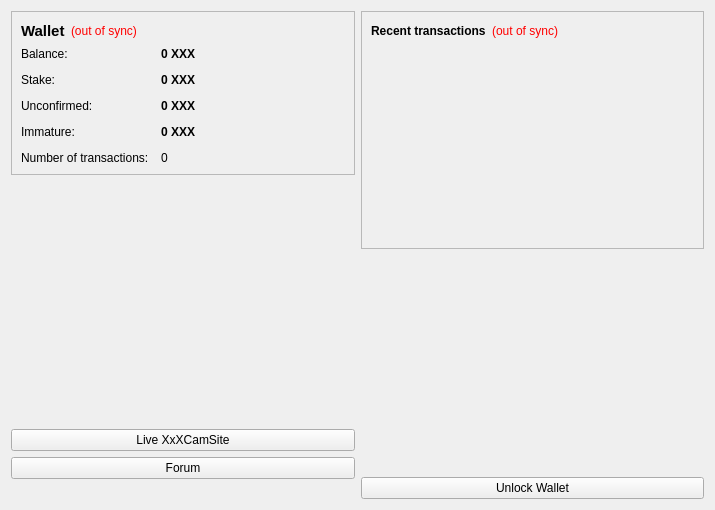
<?xml version="1.0" encoding="UTF-8"?>
<ui version="4.0">
 <class>OverviewPage</class>
 <widget class="QWidget" name="OverviewPage">
  <property name="geometry">
   <rect>
    <x>0</x>
    <y>0</y>
    <width>715</width>
    <height>510</height>
   </rect>
  </property>
  <property name="windowTitle">
   <string>Form</string>
  </property>
  <layout class="QHBoxLayout" name="horizontalLayout" stretch="1,1">
   <item>
    <layout class="QVBoxLayout" name="verticalLayout_2">
     <item>
      <widget class="QFrame" name="frame">
       <property name="frameShape">
        <enum>QFrame::StyledPanel</enum>
       </property>
       <property name="frameShadow">
        <enum>QFrame::Raised</enum>
       </property>
       <layout class="QVBoxLayout" name="verticalLayout_4">
        <item>
         <layout class="QHBoxLayout" name="horizontalLayout_4">
          <item>
           <widget class="QLabel" name="label_5">
            <property name="font">
             <font>
              <pointsize>11</pointsize>
              <weight>75</weight>
              <bold>true</bold>
             </font>
            </property>
            <property name="text">
             <string>Wallet</string>
            </property>
           </widget>
          </item>
          <item>
           <widget class="QLabel" name="labelWalletStatus">
            <property name="toolTip">
             <string>The displayed information may be out of date. Your wallet automatically synchronizes with the xxxcoin network after a connection is established, but this process has not completed yet.</string>
            </property>
            <property name="styleSheet">
             <string notr="true">QLabel { color: red; }</string>
            </property>
            <property name="text">
             <string notr="true">(out of sync)</string>
            </property>
            <property name="alignment">
             <set>Qt::AlignLeading|Qt::AlignLeft|Qt::AlignVCenter</set>
            </property>
           </widget>
          </item>
          <item>
           <spacer name="horizontalSpacer_2">
            <property name="orientation">
             <enum>Qt::Horizontal</enum>
            </property>
            <property name="sizeHint" stdset="0">
             <size>
              <width>40</width>
              <height>20</height>
             </size>
            </property>
           </spacer>
          </item>
         </layout>
        </item>
        <item>
         <layout class="QFormLayout" name="formLayout_2">
          <property name="fieldGrowthPolicy">
           <enum>QFormLayout::AllNonFixedFieldsGrow</enum>
          </property>
          <property name="horizontalSpacing">
           <number>12</number>
          </property>
          <property name="verticalSpacing">
           <number>12</number>
          </property>
          <item row="0" column="0">
           <widget class="QLabel" name="label">
            <property name="text">
             <string>Balance:</string>
            </property>
           </widget>
          </item>
          <item row="0" column="1">
           <widget class="QLabel" name="labelBalance">
            <property name="font">
             <font>
              <weight>75</weight>
              <bold>true</bold>
             </font>
            </property>
            <property name="cursor">
             <cursorShape>IBeamCursor</cursorShape>
            </property>
            <property name="toolTip">
             <string>Your current balance</string>
            </property>
            <property name="text">
             <string notr="true">0 XXX</string>
            </property>
            <property name="textInteractionFlags">
             <set>Qt::LinksAccessibleByMouse|Qt::TextSelectableByKeyboard|Qt::TextSelectableByMouse</set>
            </property>
           </widget>
          </item>
          <item row="1" column="0">
           <widget class="QLabel" name="label_6">
            <property name="text">
             <string>Stake:</string>
            </property>
           </widget>
          </item>
          <item row="1" column="1">
           <widget class="QLabel" name="labelStake">
            <property name="font">
             <font>
              <weight>75</weight>
              <bold>true</bold>
             </font>
            </property>
            <property name="cursor">
             <cursorShape>IBeamCursor</cursorShape>
            </property>
            <property name="toolTip">
             <string>Total of coins that was staked, and do not yet count toward the current balance</string>
            </property>
            <property name="text">
             <string notr="true">0 XXX</string>
            </property>
            <property name="textInteractionFlags">
             <set>Qt::LinksAccessibleByMouse|Qt::TextSelectableByKeyboard|Qt::TextSelectableByMouse</set>
            </property>
           </widget>
          </item>
          <item row="2" column="0">
           <widget class="QLabel" name="label_3">
            <property name="text">
             <string>Unconfirmed:</string>
            </property>
           </widget>
          </item>
          <item row="2" column="1">
           <widget class="QLabel" name="labelUnconfirmed">
            <property name="font">
             <font>
              <weight>75</weight>
              <bold>true</bold>
             </font>
            </property>
            <property name="cursor">
             <cursorShape>IBeamCursor</cursorShape>
            </property>
            <property name="toolTip">
             <string>Total of transactions that have yet to be confirmed, and do not yet count toward the current balance</string>
            </property>
            <property name="text">
             <string notr="true">0 XXX</string>
            </property>
            <property name="textInteractionFlags">
             <set>Qt::LinksAccessibleByMouse|Qt::TextSelectableByKeyboard|Qt::TextSelectableByMouse</set>
            </property>
           </widget>
          </item>
          <item row="3" column="0">
           <widget class="QLabel" name="labelImmatureText">
            <property name="text">
             <string>Immature:</string>
            </property>
           </widget>
          </item>
          <item row="3" column="1">
           <widget class="QLabel" name="labelImmature">
            <property name="font">
             <font>
              <weight>75</weight>
              <bold>true</bold>
             </font>
            </property>
            <property name="toolTip">
             <string>Mined balance that has not yet matured</string>
            </property>
            <property name="text">
             <string notr="true">0 XXX</string>
            </property>
            <property name="textInteractionFlags">
             <set>Qt::LinksAccessibleByMouse|Qt::TextSelectableByKeyboard|Qt::TextSelectableByMouse</set>
            </property>
           </widget>
          </item>
          <item row="4" column="0">
           <widget class="QLabel" name="label_2">
            <property name="text">
             <string>Number of transactions:</string>
            </property>
           </widget>
          </item>
          <item row="4" column="1">
           <widget class="QLabel" name="labelNumTransactions">
            <property name="toolTip">
             <string>Total number of transactions in wallet</string>
            </property>
            <property name="text">
             <string notr="true">0</string>
            </property>
           </widget>
          </item>
         </layout>
        </item>
       </layout>
      </widget>
     </item>
     <item>
      <spacer name="verticalSpacer">
       <property name="orientation">
        <enum>Qt::Vertical</enum>
       </property>
       <property name="sizeHint" stdset="0">
        <size>
         <width>20</width>
         <height>40</height>
        </size>
       </property>
      </spacer>
     </item>
     <item>
      <widget class="QPushButton" name="push1Button">
       <property name="text">
        <string>Live XxXCamSite</string>
       </property>
      </widget>
     </item>
     <item>
      <widget class="QPushButton" name="push2Button">
       <property name="text">
        <string>Forum</string>
       </property>
      </widget>
     </item>
     <item>
      <widget class="QLabel" name="label_6">
       <property name="text">
        <string/>
       </property>
       <property name="pixmap">
        <pixmap resource="../bitcoin.qrc">:/images/backg</pixmap>
       </property>
       <property name="scaledContents">
        <bool>false</bool>
       </property>
       <property name="alignment">
        <set>Qt::AlignCenter</set>
       </property>
       <property name="margin">
        <number>-2</number>
       </property>
      </widget>
     </item>
    </layout>
   </item>
   <item>
    <layout class="QVBoxLayout" name="verticalLayout_3">
     <item>
      <widget class="QFrame" name="frame_2">
       <property name="frameShape">
        <enum>QFrame::StyledPanel</enum>
       </property>
       <property name="frameShadow">
        <enum>QFrame::Raised</enum>
       </property>
       <layout class="QVBoxLayout" name="verticalLayout">
        <item>
         <layout class="QHBoxLayout" name="horizontalLayout_2">
          <item>
           <widget class="QLabel" name="label_4">
            <property name="text">
             <string>&lt;b&gt;Recent transactions&lt;/b&gt;</string>
            </property>
           </widget>
          </item>
          <item>
           <widget class="QLabel" name="labelTransactionsStatus">
            <property name="toolTip">
             <string>The displayed information may be out of date. Your wallet automatically synchronizes with the xxxcoin network after a connection is established, but this process has not completed yet.</string>
            </property>
            <property name="styleSheet">
             <string notr="true">QLabel { color: red; }</string>
            </property>
            <property name="text">
             <string notr="true">(out of sync)</string>
            </property>
            <property name="alignment">
             <set>Qt::AlignRight|Qt::AlignTrailing|Qt::AlignVCenter</set>
            </property>
           </widget>
          </item>
          <item>
           <spacer name="horizontalSpacer">
            <property name="orientation">
             <enum>Qt::Horizontal</enum>
            </property>
            <property name="sizeHint" stdset="0">
             <size>
              <width>40</width>
              <height>20</height>
             </size>
            </property>
           </spacer>
          </item>
         </layout>
        </item>
        <item>
         <widget class="QListView" name="listTransactions">
          <property name="styleSheet">
           <string notr="true">QListView { background: transparent; }</string>
          </property>
          <property name="frameShape">
           <enum>QFrame::NoFrame</enum>
          </property>
          <property name="verticalScrollBarPolicy">
           <enum>Qt::ScrollBarAlwaysOff</enum>
          </property>
          <property name="horizontalScrollBarPolicy">
           <enum>Qt::ScrollBarAlwaysOff</enum>
          </property>
          <property name="selectionMode">
           <enum>QAbstractItemView::NoSelection</enum>
          </property>
         </widget>
        </item>
       </layout>
      </widget>
     </item>
     <item>
      <spacer name="verticalSpacer_2">
       <property name="orientation">
        <enum>Qt::Vertical</enum>
       </property>
       <property name="sizeHint" stdset="0">
        <size>
         <width>20</width>
         <height>40</height>
        </size>
       </property>
      </spacer>
     </item>
     <item>
      <widget class="QPushButton" name="unlockWalletButton">
       <property name="text">
        <string>Unlock Wallet</string>
       </property>
      </widget>
     </item>
    </layout>
   </item>
  </layout>
 </widget>
 <resources>
  <include location="../bitcoin.qrc"/>
 </resources>
 <connections/>
</ui>
